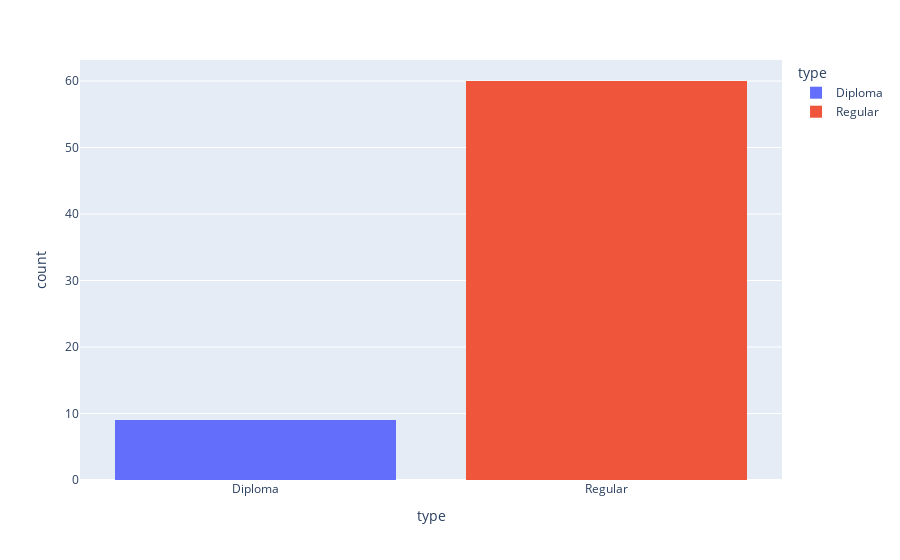

This figure's notebook cell:
### Code cell
fig_1 = px.histogram(counter, x="type", color="type",barmode = 'stack')
fig_1.show()

### Figure 1 — Plotly figure (JSON) as saved in the notebook; plotly's stock layout.template omitted (floating-point values rounded to 4 significant figures)
{"data": [{"alignmentgroup": "True", "bingroup": "x", "hovertemplate": "type=%{x}<br>count=%{y}<extra></extra>", "legendgroup": "Diploma", "marker": {"color": "#636efa"}, "name": "Diploma", "offsetgroup": "Diploma", "orientation": "v", "showlegend": true, "type": "histogram", "x": ["Diploma", "Diploma", "Diploma", "Diploma", "Diploma", "Diploma", "Diploma", "Diploma", "Diploma"], "xaxis": "x", "yaxis": "y"}, {"alignmentgroup": "True", "bingroup": "x", "hovertemplate": "type=%{x}<br>count=%{y}<extra></extra>", "legendgroup": "Regular", "marker": {"color": "#EF553B"}, "name": "Regular", "offsetgroup": "Regular", "orientation": "v", "showlegend": true, "type": "histogram", "x": ["Regular", "Regular", "Regular", "Regular", "Regular", "Regular", "Regular", "Regular", "Regular", "Regular", "Regular", "Regular", "Regular", "Regular", "Regular", "Regular", "Regular", "Regular", "Regular", "Regular", "Regular", "Regular", "Regular", "Regular", "Regular", "Regular", "Regular", "Regular", "Regular", "Regular", "Regular", "Regular", "Regular", "Regular", "Regular", "Regular", "Regular", "Regular", "Regular", "Regular", "Regular", "Regular", "Regular", "Regular", "Regular", "Regular", "Regular", "Regular", "Regular", "Regular", "Regular", "Regular", "Regular", "Regular", "Regular", "Regular", "Regular", "Regular", "Regular", "Regular"], "xaxis": "x", "yaxis": "y"}], "layout": {"barmode": "stack", "legend": {"title": {"text": "type"}, "tracegroupgap": 0}, "margin": {"t": 60}, "xaxis": {"anchor": "y", "categoryarray": ["Diploma", "Regular"], "categoryorder": "array", "domain": [0, 1], "title": {"text": "type"}}, "yaxis": {"anchor": "x", "domain": [0, 1], "title": {"text": "count"}}}}
